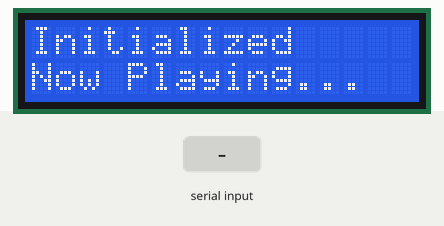
Bench run of a sketch on a simulated Arduino Uno, built with avr-gcc and run on an emulated ATmega328P. Parts: 16×2 character LCD. The inputs (shaded band) are chosen by the test bench.

Above: at 0.1 s.
2.3 s: "1" received over Serial
At 4.5 s:
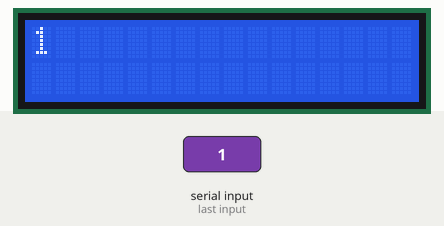
4.9 s: "0" received over Serial
At 6.5 s:
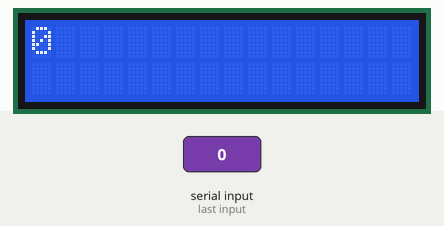
7.5 s: "2" received over Serial
At 9.7 s:
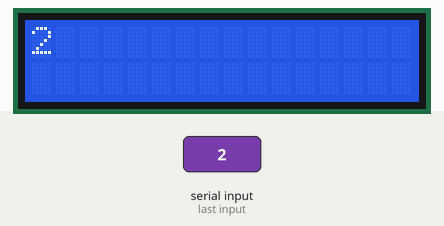
Timing chart, 0 to 11.2 s (numbered marks = the images above; inputs shaded):
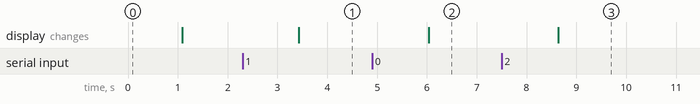

Measured:
- after the input at 2.3 s, the display: changes after 1.1 s (image 1)
- after the input at 4.9 s, the display: changes after 1.1 s (image 2)
- after the input at 7.5 s, the display: changes after 1.1 s (image 3)

The sketch:

foobar_nowPlaying.ino
```cpp
#include <LiquidCrystal_PCF8574.h>
#include <Wire.h>

// create our display instance on default I2C address (0x27)
LiquidCrystal_PCF8574 lcd(0x27);

void setup() {
  // start serial communication
  Serial.begin(9600);
  // initialize LCD, tell the library we have 16x2 display
  lcd.begin(16, 2);
  // turn on backlight
  lcd.setBacklight(255);

  // write some stuff onto the screen, to test if everything is ok
  lcd.print("Initialized");
  lcd.setCursor(0,1);
  lcd.print("Now Playing...");
  // wait and clear
  delay(1000);
  lcd.clear();
}


void loop() {
  // check if there is some data in serial buffer
  if (Serial.available()) {
    // create these new variables, and initialize them to 0. This essentially acts as lcd.clear() but should be a lot faster
    // title and artist is self explanatory, ptr is pointer for array indexes. To answer why are the arrays long 16 characters, scroll a bit
    // further down to the wall of text :)
    char title[16] = {0};
    char artist[16] = {0};
    int ptr = 0;

    // wait for data to arrive
    delay(100);

    // read serial buffer byte by byte, save to artist array (since artist is the first thing we're sending)
    while (Serial.available() > 0) {
      artist[ptr] = Serial.read();
      ptr++;
    }
    // reset pointer
    ptr = 0;

    // wait for buffer to be flushed and to have some time so data will arrive safely
    delay(1000);

    // read the buffer in the same manner as before, except in "title" array
    while (Serial.available() > 0) {
      title[ptr] = Serial.read();
      ptr++;
    }
    ptr = 0;

    // set cursor to top left
    lcd.setCursor(0,0);
    /* print out whole "artist" array. Now because artist's names vary in length, we can't just declare randomly sized huge array. Also, String
       is broken and does not work. Since our display size is 16 characters in width, there is no point storing anything longer. That's why
       the array is only 16 characters long. All other characters that are NOT anything between ASCII 32 (space) to 126 (~),
       or simply said, commonly used characters, is considered to be empty character and is replaced with space. This allows us to
       not use clear, and have "varying" artist names. I presume there is a lot more elegant solution to this, but it works fine. Display redraws
       very quickly even like this, and since we're updating it every 4 minutes or so.. it doesn't really matter.
    */
    for(int i = 0; i < 16; i++) {
      if(artist[i] >= 32 && artist[i] <= 126) {
         lcd.print(artist[i]);
      } else {
        lcd.print(' ');
      }
    }

    // same thing as above, but with song's title
    lcd.setCursor(0,1);
    for(int i = 0; i < 16; i++) {
      if(title[i] >= 32 && title[i] <= 126) {
         lcd.print(title[i]);
      } else {
        lcd.print(' ');
      }
    }
  }
}
```
